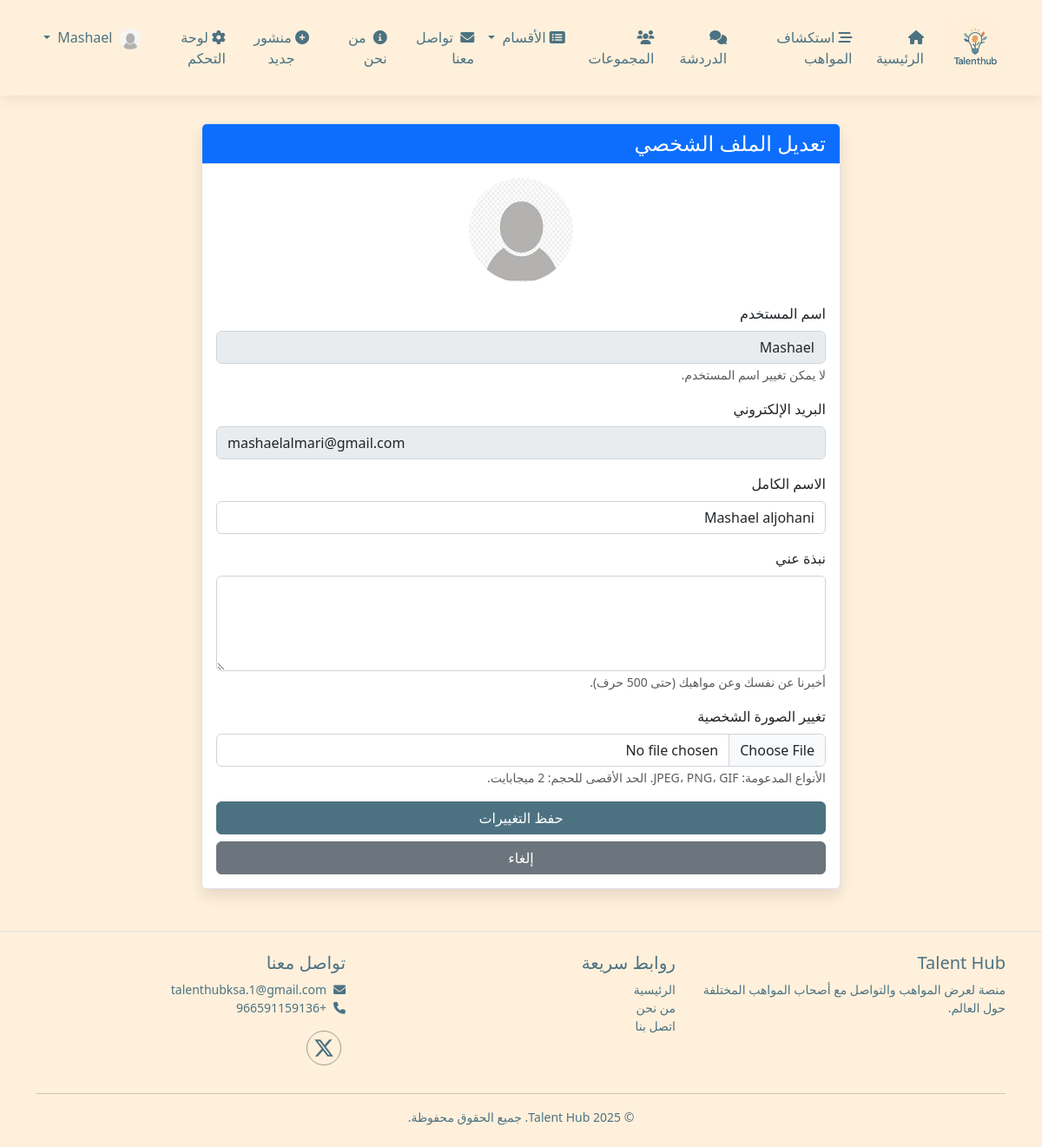
The page /edit_profile.php (signed in) on the database its author committed.
### tables this page shows
CREATE TABLE `users` (
  `id` int(11) NOT NULL,
  `username` varchar(50) NOT NULL,
  `email` varchar(100) NOT NULL,
  `password` varchar(255) NOT NULL,
  `full_name` varchar(100) NOT NULL,
  `bio` text DEFAULT NULL,
  `profile_picture` varchar(255) DEFAULT 'default.jpg',
  `role` enum('user','admin') DEFAULT 'user',
  `created_at` timestamp NOT NULL DEFAULT current_timestamp(),
  `updated_at` timestamp NOT NULL DEFAULT current_timestamp() ON UPDATE current_timestamp(),
  `is_online` tinyint(1) DEFAULT 0,
  `category` varchar(50) DEFAULT NULL,
  `is_active` tinyint(1) DEFAULT 1,
  `reset_token` varchar(255) DEFAULT NULL,
  `token_expiry` datetime NOT NULL,
  `updated_at_password` datetime DEFAULT NULL COMMENT 'تاريخ آخر تحديث',
  `last_password_change` datetime DEFAULT NULL COMMENT 'تاريخ آخر تغيير لكلمة المرور'
);

### config/db.php (called while the page is built, shortened)
<?php
class Database {
    private $host = DB_HOST;
    private $user = DB_USER;
    private $pass = DB_PASS;
    private $dbname = DB_NAME;
    private $conn;
    private $stmt;
    public function __construct() {
        $dsn = 'mysql:host=' . $this->host . ';dbname=' . $this->dbname . ';charset=utf8';
        $options = array(
            PDO::ATTR_PERSISTENT => true,
            PDO::ATTR_ERRMODE => PDO::ERRMODE_EXCEPTION,
            PDO::ATTR_DEFAULT_FETCH_MODE => PDO::FETCH_OBJ
        );
        try {
            $this->conn = new PDO($dsn, $this->user, $this->pass, $options);
        } catch(PDOException $e) {
            $this->error = $e->getMessage();
            echo 'Connection Error: ' . $this->error;
        }
    }
    public function query($sql) {
        $this->stmt = $this->conn->prepare($sql);
    }
    public function bind($param, $value, $type = null) {
        if(is_null($type)) {
            switch(true) {
                case is_int($value):
                    $type = PDO::PARAM_INT;
                    break;
            }
        }
        $this->stmt->bindValue($param, $value, $type);
    }
    public function execute() {
        return $this->stmt->execute();
    }
    public function single() {
        $this->execute();
        return $this->stmt->fetch();
    }
}

### classes/User.php (called while the page is built, shortened)
<?php
class User
{
    private $db;
    public function __construct($database)
    {
        $this->db = $database;
    }
    public function getUserById($id)
    {
        $this->db->query('SELECT * FROM users WHERE id = :id');
        $this->db->bind(':id', $id);
        return $this->db->single();
    }
}

### edit_profile.php (the view, shortened to what this page needs)
<?php
require_once 'config/db.php';
require_once 'classes/User.php';
$database = new Database();
$user = new User($database);
$user_data = $user->getUserById($_SESSION['user_id']);
require_once 'includes/header.php';
?>
<div class="container mt-3">
    <div class="row">
        <div class="col-md-8 offset-md-2">
            <div class="card shadow">
                <div class="card-header bg-primary text-white">
                    <h4 class="mb-0">تعديل الملف الشخصي</h4>
                </div>
                <div class="card-body">
                    <form action="<?php echo $_SERVER['PHP_SELF']; ?>" method="POST" enctype="multipart/form-data">
                        <div class="mb-4 text-center">
                            <img src="<?php echo URL_ROOT; ?>/assets/uploads/profile/<?php echo $user_data->profile_picture; ?>" class="rounded-circle" width="120" height="120" alt="صورة الملف الشخصي">
                        </div>
                        <div class="mb-3">
                            <label for="username" class="form-label">اسم المستخدم</label>
                            <input type="text" class="form-control" value="<?php echo $user_data->username; ?>" disabled readonly>
                            <small class="text-muted">لا يمكن تغيير اسم المستخدم.</small>
                        </div>
                        <div class="mb-3">
                            <label for="email" class="form-label">البريد الإلكتروني</label>
                            <input type="email" class="form-control" value="<?php echo $user_data->email; ?>" disabled readonly>
                        </div>
                        <div class="mb-3">
                            <label for="full_name" class="form-label">الاسم الكامل</label>
                            <input type="text" name="full_name" id="full_name" class="form-control" value="<?php echo $user_data->full_name; ?>" required>
                        </div>
                        <div class="mb-3">
                            <label for="bio" class="form-label">نبذة عني</label>
                            <textarea name="bio" id="bio" class="form-control" rows="4"><?php echo $user_data->bio; ?></textarea>
                            <small class="text-muted">أخبرنا عن نفسك وعن مواهبك (حتى 500 حرف).</small>
                        </div>
                        <div class="mb-3">
                            <label for="profile_picture" class="form-label">تغيير الصورة الشخصية</label>
                            <input type="file" name="profile_picture" id="profile_picture" class="form-control">
                            <small class="text-muted">الأنواع المدعومة: JPEG، PNG، GIF. الحد الأقصى للحجم: 2 ميجابايت.</small>
                        </div>
                        <div class="d-grid gap-2">
                            <button type="submit" class="btn btn-primary">حفظ التغييرات</button>
                            <a href="<?php echo URL_ROOT; ?>/profile.php?username=<?php echo $user_data->username; ?>" class="btn btn-secondary">إلغاء</a>
                        </div>
                    </form>
                </div>
            </div>
        </div>
    </div>
</div>
<?php require_once 'includes/footer.php'; ?>

### assets/css/style.css (style rules this page uses)
:root { --default-font: "Roboto", system-ui, -apple-system, "Segoe UI", Roboto, "Helvetica Neue", Arial, "Noto Sans", "Liberation Sans", sans-serif, "Apple Color Emoji", "Segoe UI Emoji", "Segoe UI Symbol", "Noto Color Emoji"; --heading-font: "Raleway", sans-serif; --nav-font: "Poppins", sans-serif; --primary-color: #4c7282; --secondary-color: #6c757d; --success-color: #28a745; --danger-color: #dc3545; --warning-color: #ffc107; --info-color: #17a2b8; --light-color: #f8f9fa; --dark-color: #343a40; --body-bg: #fff0db; --body-color: #212529; --card-bg: #ffffff; --border-color: #dee2e6; --input-bg: #ffffff; --input-border: #ced4da; --shadow-color: rgba(0, 0, 0, 0.1); --header-height: 60px; --footer-height: 150px; --sidebar-width: 250px; --transition-speed: 0.3s; --background-color: #fff0db; --default-color: #444444; --accent-color: #34b7a7; }
body { font-family: 'Tajawal', 'Segoe UI', Tahoma, Geneva, Verdana, sans-serif; background-color: var(--background-color); color: var(--body-color); transition: background-color var(--transition-speed) ease, color var(--transition-speed) ease; min-height: 100vh; display: flex; flex-direction: column; }
a { color: var(--primary-color); text-decoration: none; transition: color var(--transition-speed) ease; }
.card { background-color: var(--card-bg); border-color: var(--border-color); transition: background-color var(--transition-speed) ease, border-color var(--transition-speed) ease; }
.card-header, .card-footer { background-color: rgba(0, 0, 0, 0.03); border-color: var(--border-color); }
.form-control, .form-select { background-color: var(--input-bg); border-color: var(--input-border); color: var(--body-color); transition: background-color var(--transition-speed) ease, border-color var(--transition-speed) ease, color var(--transition-speed) ease; }
.btn-primary { background-color: var(--primary-color); border-color: var(--primary-color); }
.shadow { box-shadow: 0 .5rem 1rem var(--shadow-color) !important; }

### rows shown on the page
users: profile_picture (placeholder picture), username "Mashael", email "mashaelalmari@gmail.com", full_name "Mashael aljohani"

### other values the page prints
SITE_NAME "Talent Hub"
